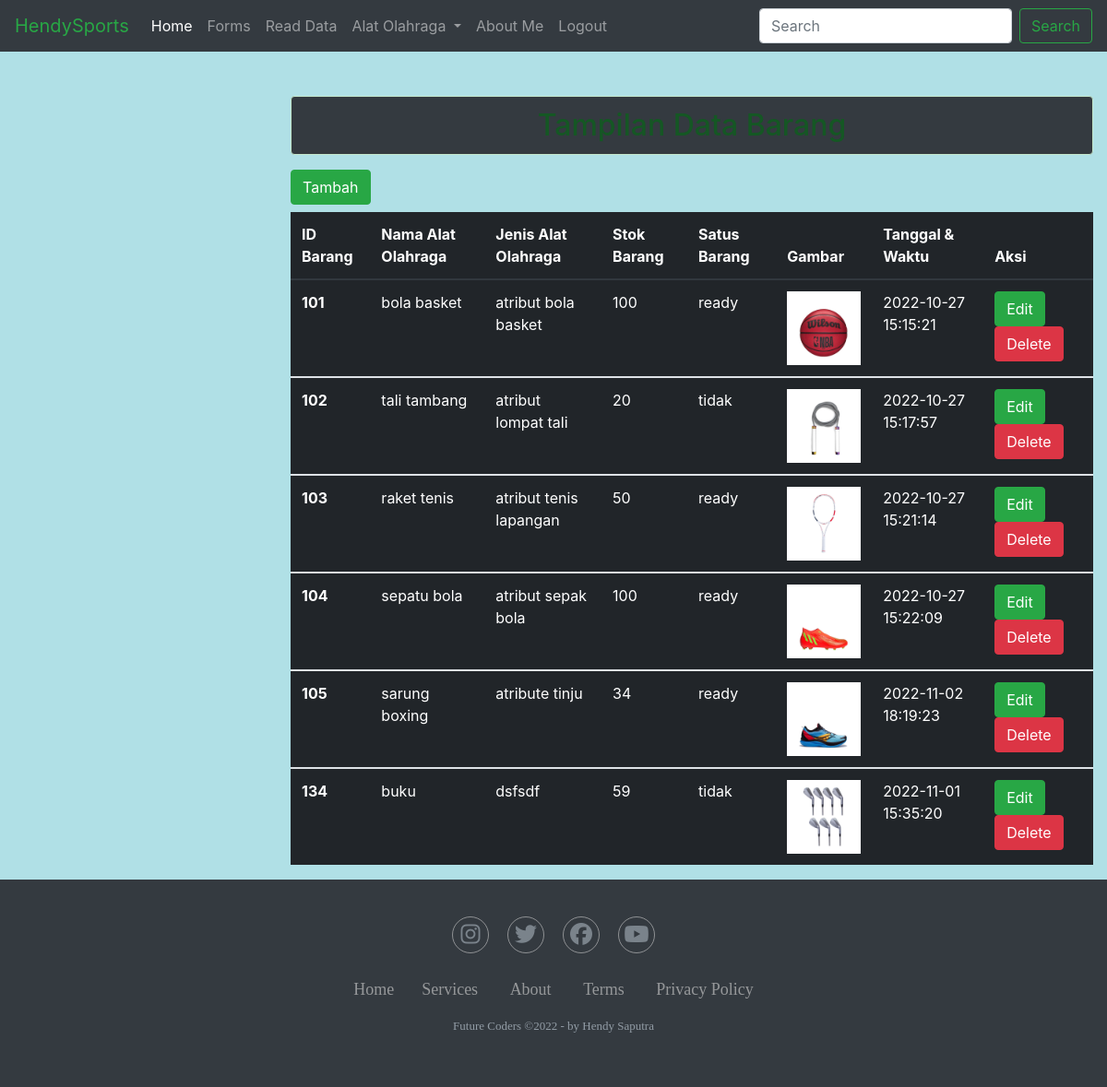
Page /tampilan.php (signed in) on the committed database.
### tables this page shows
CREATE TABLE `goods` (
  `id_barang` int(5) NOT NULL,
  `nama_barang` varchar(30) NOT NULL,
  `jenis_barang` varchar(30) NOT NULL,
  `stok_barang` int(5) NOT NULL,
  `status_barang` enum('ready','tidak') DEFAULT NULL,
  `gambar` varchar(100) NOT NULL,
  `tanggal` datetime NOT NULL
);

### tampilan.php (the view, shortened to what this page needs)
<?php
   include('koneksi.php');
   $tampil = mysqli_query($koneksi, "SELECT * FROM goods order by id_barang asc");
?>
<!DOCTYPE html>
<html lang="en">
<head>
  <link rel="stylesheet" href="https://cdn.jsdelivr.net/npm/bootstrap@4.0.0/dist/css/bootstrap.min.css">
  <link rel="stylesheet" href="style.css">
  <link rel="stylesheet" href="forms1.css">
  <link rel="stylesheet" href="https://cdnjs.cloudflare.com/ajax/libs/font-awesome/6.2.0/css/all.min.css" />
  <link href="//netdna.bootstrapcdn.com/font-awesome/3.2.1/css/font-awesome.css" rel="stylesheet">
</head>
<body>
  <nav class="navbar navbar-expand-lg navbar-dark bg-dark">
    <a class="navbar-brand text-success" href="#">HendySports</a>
    <div class="collapse navbar-collapse" id="navbarSupportedContent">
      <ul class="navbar-nav mr-auto">
        <li class="nav-item active">
          <a class="nav-link" href="index.php">Home <span class="sr-only">(current)</span></a>
        </li>
        <li class="nav-item">
            <a class="nav-link" href="forms.php">Forms</a>
        </li>
        <li class="nav-item">
            <a class="nav-link" href="tampilan.php">Read Data</a>
        </li>
        <li class="nav-item dropdown">
          <a class="nav-link dropdown-toggle" href="#" id="navbarDropdown" role="button" data-toggle="dropdown" aria-haspopup="true" aria-expanded="false">
            Alat Olahraga
          </a>
        <li class="nav-item">
          <a class="nav-link" href="about.php">About Me</a>
        </li>
        <li class="nav-item">
            <a class="nav-link" href="logout.php">Logout</a>
        </li>
      </ul>
        <form action="" method="post" class="form-inline my-2 my-lg-0">
          <input type="text" name="keyword" class="form-control mr-sm-2"  placeholder="Search" aria-label="Search">
          <button name="cari" class="btn btn-outline-success my-2 my-sm-0" type="submit">Search</button>
        </form>
    </div>
  </nav>
  <div class="tabel col-md-9">
        <h2 class="alert alert-success text-center mt-5">Tampilan Data Barang</h2>
        <table rules="rows" class="table table-dark mt-2">
          <a href="forms.php" class="btn btn-success">Tambah</a>
          <thead>
              <tr>
              <th scope="col">ID Barang</th>
              <th scope="col">Nama Alat Olahraga</th>
              <th scope="col">Jenis Alat Olahraga</th>
              <th scope="col">Stok Barang</th>
              <th scope="col">Satus Barang</th>
              <th scope="col">Gambar</th>
              <th scope="col">Tanggal & Waktu</th>
              <th scope="col">Aksi</th>
              </tr>
          </thead>
          <?php
            while($data = mysqli_fetch_array($tampil)):
          ?>
          <tbody>
              <tr>
                  <th scope="row"><?=$data['id_barang'] ?></th>
                  <td><?=$data['nama_barang'] ?></td>
                  <td><?=$data['jenis_barang'] ?></td>
                  <td><?=$data['stok_barang'] ?></td>
                  <td><?=$data['status_barang'] ?></td>
                  <td><img src="<?=$data['gambar'] ?>" width="80px" alt=""></td>
                  <td><?=$data['tanggal'] ?></td>
                  <td>
                    <a href="update.php?id=<?=$data['id_barang'] ?>" class="btn btn-success">Edit</a>
                    <a href="delete.php?id=<?=$data['id_barang'] ?>" class="btn btn-danger">Delete</a>
                  </td>
              </tr>
          <?php endwhile; ?>
        </table>
  </div>
  <section class="footer">
    <div class="social">
      <a href="#"><i class="fab fa-instagram"></i></a>
      <a href="#"><i class="fab fa-twitter"></i></a>
      <a href="#"><i class="fab fa-facebook"></i></a>
      <a href="#"><i class="fab fa-youtube"></i></a>
    </div>
    <ul class="list">
      <li>
        <a href="#">Home</a
      </li>
      <li>
        <a href="#">Services</a>
      </li>
      <li>
        <a href="#">About</a>
      </li>
      <li>
        <a href="#">Terms</a>
      </li>
      <li>
        <a href="#">Privacy Policy</a>
      </li>
    </ul>
    <p class="copyright">
      Future Coders &copy;2022 - by Hendy Saputra
    </p>
  </section>
</body>
</html>

### style.css (style rules this page uses)
* { box-sizing: border-box; margin: 0; padding: 0; }
body { background-color: white; color: black; }
.navbar { margin-bottom: 25px; }
.text-center { background-color:#343a40; }
.footer { font-family:'Sege UI'; font-weight: 400; background-color:#343a40; padding: 40px 0; }
.footer .social { text-align: center; padding-bottom: 25px; color: #929ca5; }
.footer .social a { font-size: 24px; color: inherit; border: 1px solid #cccc; width: 40px; height: 40px; line-height: 38px; display: inline-block; text-align: center; border-radius: 50%; margin: 0 8px; opacity: 0.75; }
.footer ul { margin-top:0; padding: 0; list-style: none; font-size: 18px; line-height: 1.6; margin-bottom: 0; text-align: center; }
.footer ul li a { color:#cccc ; text-decoration: none; opacity: 0.8; }
.footer ul li { display: inline-block; padding: 0 15px; }
.footer .copyright { margin-top: 15px; text-align: center; font-size: 13px; color: #929ca5; }

### forms1.css (style rules this page uses)
body { background-color: powderblue; }
.tabel { margin-left: 300px; }

### rows in the picture
goods: id_barang "101", nama_barang "bola basket", jenis_barang "atribut bola basket", stok_barang "100", status_barang "ready", gambar (picture), tanggal "2022-10-27 15:15:21"
goods: id_barang "102", nama_barang "tali tambang", jenis_barang "atribut lompat tali", stok_barang "20", status_barang "tidak", gambar (picture), tanggal "2022-10-27 15:17:57"
goods: id_barang "103", nama_barang "raket tenis", jenis_barang "atribut tenis lapangan", stok_barang "50", status_barang "ready", gambar (picture), tanggal "2022-10-27 15:21:14"
goods: id_barang "104", nama_barang "sepatu bola", jenis_barang "atribut sepak bola", stok_barang "100", status_barang "ready", gambar (picture), tanggal "2022-10-27 15:22:09"
goods: id_barang "105", nama_barang "sarung boxing", jenis_barang "atribute tinju", stok_barang "34", status_barang "ready", gambar (picture), tanggal "2022-11-02 18:19:23"
goods: id_barang "134", nama_barang "buku", jenis_barang "dsfsdf", stok_barang "59", status_barang "tidak", gambar (picture), tanggal "2022-11-01 15:35:20"
